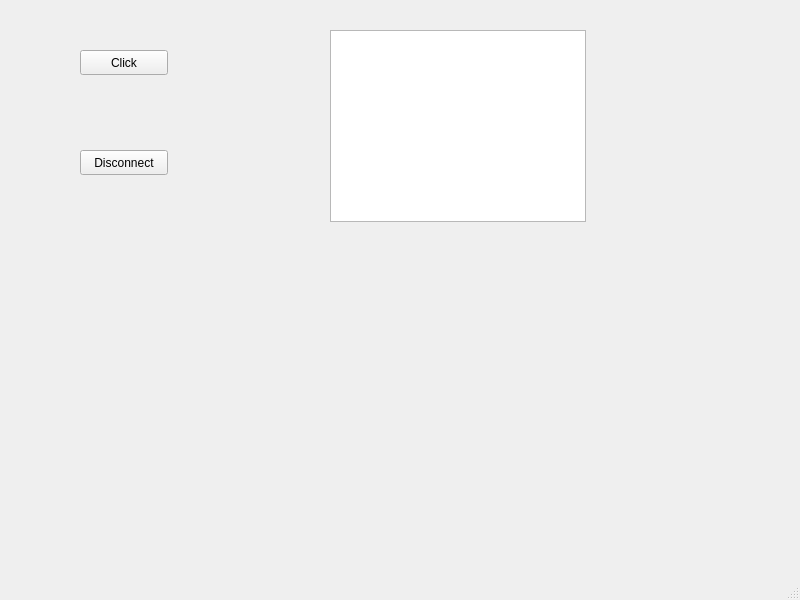
<?xml version="1.0" encoding="UTF-8"?>
<ui version="4.0">
 <class>MainWindow</class>
 <widget class="QMainWindow" name="MainWindow">
  <property name="geometry">
   <rect>
    <x>0</x>
    <y>0</y>
    <width>800</width>
    <height>600</height>
   </rect>
  </property>
  <property name="windowTitle">
   <string>MainWindow</string>
  </property>
  <widget class="QWidget" name="centralwidget">
   <widget class="QPushButton" name="Click">
    <property name="geometry">
     <rect>
      <x>80</x>
      <y>50</y>
      <width>88</width>
      <height>25</height>
     </rect>
    </property>
    <property name="text">
     <string>Click</string>
    </property>
   </widget>
   <widget class="QPushButton" name="disconnect">
    <property name="geometry">
     <rect>
      <x>80</x>
      <y>150</y>
      <width>88</width>
      <height>25</height>
     </rect>
    </property>
    <property name="text">
     <string>Disconnect</string>
    </property>
   </widget>
   <widget class="QTextBrowser" name="textBrowser">
    <property name="geometry">
     <rect>
      <x>330</x>
      <y>30</y>
      <width>256</width>
      <height>192</height>
     </rect>
    </property>
   </widget>
  </widget>
  <widget class="QMenuBar" name="menubar">
   <property name="geometry">
    <rect>
     <x>0</x>
     <y>0</y>
     <width>800</width>
     <height>22</height>
    </rect>
   </property>
  </widget>
  <widget class="QStatusBar" name="statusbar"/>
 </widget>
 <resources/>
 <connections/>
</ui>
